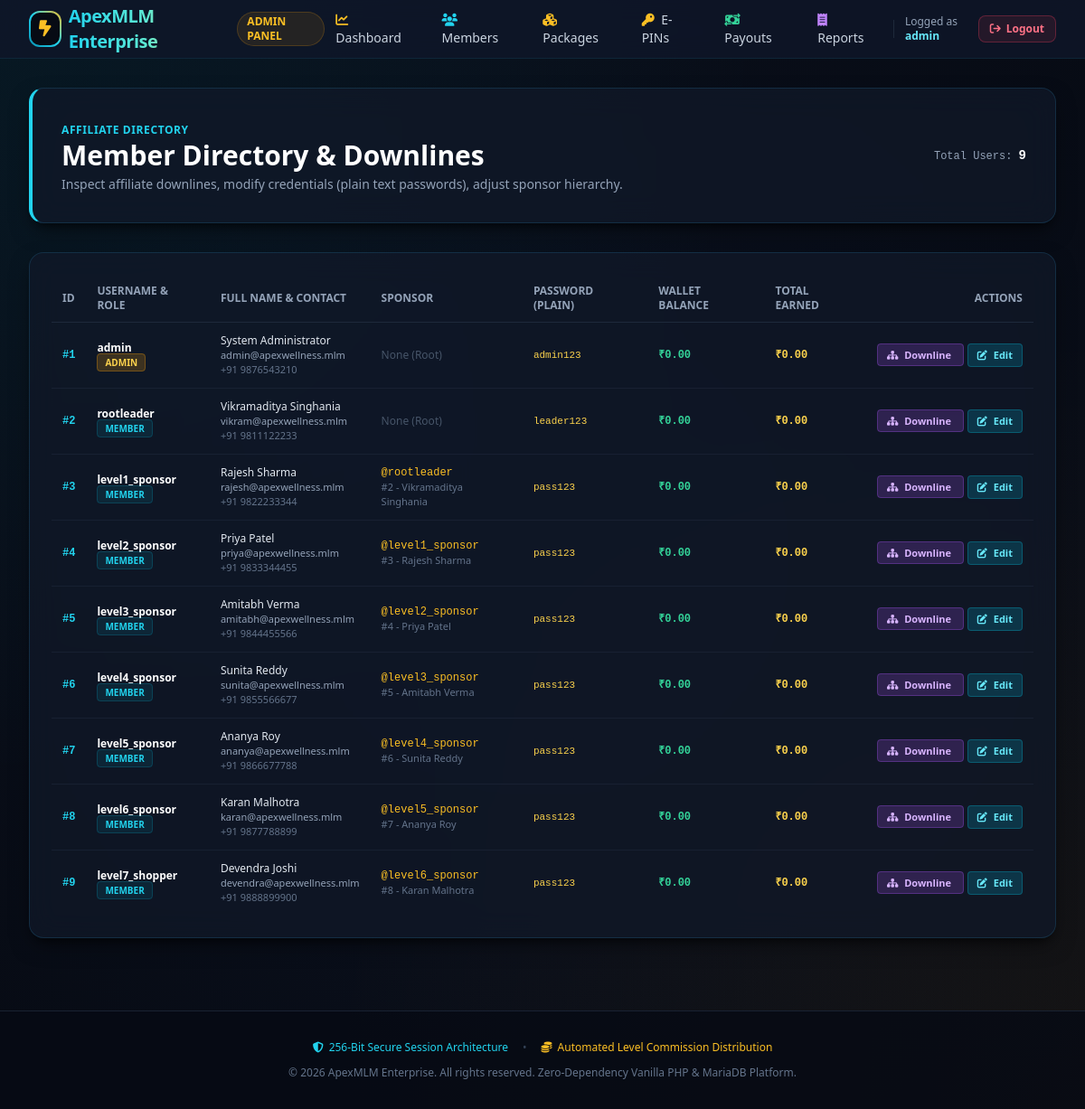
The page /admin/users.php (signed in) on the database its author committed.
### tables this page shows
CREATE TABLE IF NOT EXISTS users (
    id INT AUTO_INCREMENT PRIMARY KEY,
    username VARCHAR(50) NOT NULL UNIQUE,
    plain_password VARCHAR(255) NOT NULL,
    sponsor_id INT NULL,
    role ENUM('admin', 'member') NOT NULL DEFAULT 'member',
    full_name VARCHAR(100) NOT NULL,
    mobile VARCHAR(20) NULL,
    email VARCHAR(100) NOT NULL UNIQUE,
    address TEXT NULL,
    created_at TIMESTAMP DEFAULT CURRENT_TIMESTAMP,
    CONSTRAINT fk_users_sponsor FOREIGN KEY (sponsor_id) REFERENCES users(id) ON DELETE SET NULL
);

### includes/auth.php (called while the page is built, shortened)
<?php
function getCurrentUser(): ?array {
    $pdo = getDBConnection();
    $stmt = $pdo->prepare('SELECT id, username, plain_password, sponsor_id, role, full_name, mobile, email, address, created_at FROM users WHERE id = :id LIMIT 1');
    $stmt->execute(['id' => $_SESSION['user_id']]);
    $user = $stmt->fetch();
    return $user ?: null;
}
function e($str): string {
    return htmlspecialchars((string)$str, ENT_QUOTES, 'UTF-8');
}

### admin/users.php (the view, shortened to what this page needs)
<?php
require_once __DIR__ . '/../includes/auth.php';
$pdo = getDBConnection();
$usersList = $pdo->query('
    SELECT u.*, s.username as sponsor_username, s.full_name as sponsor_name,
           w.balance, w.total_earned, w.total_withdrawn,
           (SELECT COUNT(*) FROM user_purchases WHERE user_id = u.id AND payment_status = "completed") as total_orders
    FROM users u
    LEFT JOIN users s ON u.sponsor_id = s.id
    LEFT JOIN wallets w ON u.id = w.user_id
    ORDER BY u.id ASC
')->fetchAll();
require_once __DIR__ . '/../includes/header.php';
?>
<div class="max-w-7xl mx-auto px-4 sm:px-6 lg:px-8 py-8 space-y-8">
    <div class="glass-panel rounded-2xl p-6 sm:p-8 flex flex-col md:flex-row md:items-center justify-between gap-6 border-l-4 border-l-cyan-400">
        <div>
            <span class="text-xs uppercase tracking-wider text-cyan-400 font-bold mb-1">Affiliate Directory</span>
            <h1 class="text-2xl sm:text-3xl font-extrabold text-white">Member Directory & Downlines</h1>
            <p class="text-sm text-slate-400 mt-1">
                Inspect affiliate downlines, modify credentials (plain text passwords), adjust sponsor hierarchy.
            </p>
        </div>
        <div class="text-xs font-mono text-slate-400">
            Total Users: <span class="text-white font-bold text-sm"><?= count($usersList) ?></span>
        </div>
    </div>
    <div class="glass-panel rounded-2xl p-6">
        <div class="overflow-x-auto">
            <table class="w-full text-left text-xs">
                <thead class="text-slate-400 border-b border-slate-800 font-semibold uppercase">
                    <tr>
                        <th class="py-2.5 px-3">ID</th>
                        <th class="py-2.5 px-3">Username & Role</th>
                        <th class="py-2.5 px-3">Full Name & Contact</th>
                        <th class="py-2.5 px-3">Sponsor</th>
                        <th class="py-2.5 px-3">Password (Plain)</th>
                        <th class="py-2.5 px-3">Wallet Balance</th>
                        <th class="py-2.5 px-3">Total Earned</th>
                        <th class="py-2.5 px-3 text-right">Actions</th>
                    </tr>
                </thead>
                <tbody class="divide-y divide-slate-800/60 text-slate-300">
                    <?php foreach ($usersList as $u): ?>
                        <tr class="hover:bg-slate-800/30">
                            <td class="py-3 px-3 font-mono text-cyan-400 font-bold">#<?= $u['id'] ?></td>
                            <td class="py-3 px-3">
                                <div class="font-bold text-white"><?= e($u['username']) ?></div>
                                <span class="px-2 py-0.5 rounded text-[10px] font-bold uppercase <?= $u['role'] === 'admin' ? 'bg-amber-500/20 text-amber-300 border border-amber-500/30' : 'bg-cyan-500/10 text-cyan-400 border border-cyan-500/20' ?>">
                                    <?= e($u['role']) ?>
                                </span>
                            </td>
                            <td class="py-3 px-3">
                                <div class="font-medium text-slate-200"><?= e($u['full_name']) ?></div>
                                <div class="text-[11px] text-slate-400"><?= e($u['email']) ?></div>
                                <div class="text-[11px] text-slate-500"><?= e($u['mobile'] ?? '—') ?></div>
                            </td>
                            <td class="py-3 px-3">
                                <?php if (!empty($u['sponsor_username'])): ?>
                                    <div class="text-amber-400 font-mono">@<?= e($u['sponsor_username']) ?></div>
                                    <div class="text-[11px] text-slate-500">#<?= $u['sponsor_id'] ?> - <?= e($u['sponsor_name']) ?></div>
                                <?php else: ?>
                                    <span class="text-slate-600">None (Root)</span>
                                <?php endif; ?>
                            </td>
                            <td class="py-3 px-3 font-mono text-amber-300 text-[11px]">
                                <?= e($u['plain_password']) ?>
                            </td>
                            <td class="py-3 px-3 font-mono font-semibold text-emerald-400">
                                <?= APP_CURRENCY ?><?= number_format((float)($u['balance'] ?? 0), 2) ?>
                            </td>
                            <td class="py-3 px-3 font-mono font-semibold text-amber-300">
                                <?= APP_CURRENCY ?><?= number_format((float)($u['total_earned'] ?? 0), 2) ?>
                            </td>
                            <td class="py-3 px-3 text-right space-x-1 whitespace-nowrap">
                                <a href="/admin/users.php?inspect_id=<?= $u['id'] ?>" class="px-2.5 py-1 rounded bg-purple-500/20 hover:bg-purple-500/30 text-purple-300 border border-purple-500/30 font-semibold text-[11px] transition">
                                    <i class="fa-solid fa-sitemap mr-1"></i> Downline
                                </a>
                                <button type="button" onclick="openEditModal(<?= htmlspecialchars(json_encode($u), ENT_QUOTES, 'UTF-8') ?>)"
                                        class="px-2.5 py-1 rounded bg-cyan-500/20 hover:bg-cyan-500/30 text-cyan-300 border border-cyan-500/30 font-semibold text-[11px] transition">
                                    <i class="fa-solid fa-pen-to-square mr-1"></i> Edit
                                </button>
                            </td>
                        </tr>
                    <?php endforeach; ?>
                </tbody>
            </table>
        </div>
    </div>
</div>
<?php require_once __DIR__ . '/../includes/footer.php'; ?>

### includes/header.php (shortened to what this page needs)
<?php
require_once __DIR__ . '/auth.php';
$currentUser = getCurrentUser();
?>
<!DOCTYPE html>
<html lang="en" class="dark">
<head>
    <script src="https://cdn.tailwindcss.com"></script>
    <link rel="stylesheet" href="https://cdnjs.cloudflare.com/ajax/libs/font-awesome/6.5.1/css/all.min.css">
    <link rel="stylesheet" href="/assets/css/custom.css">
</head>
<body class="bg-slate-950 text-slate-100 min-h-screen flex flex-col font-sans antialiased selection:bg-cyan-500 selection:text-white">
<header class="border-b border-cyan-900/30 bg-slate-900/80 backdrop-blur-md sticky top-0 z-50">
    <div class="max-w-7xl mx-auto px-4 sm:px-6 lg:px-8 h-16 flex items-center justify-between">
        <div class="flex items-center space-x-3">
            <a href="/" class="flex items-center space-x-2 group">
                <div class="w-10 h-10 rounded-xl bg-gradient-to-tr from-cyan-600 via-cyan-400 to-amber-400 p-[2px] transition duration-300 group-hover:scale-105">
                    <div class="w-full h-full bg-slate-950 rounded-[10px] flex items-center justify-center">
                        <i class="fa-solid fa-bolt-lightning text-amber-400 text-lg"></i>
                    </div>
                </div>
                <span class="text-xl font-bold tracking-tight bg-gradient-to-r from-cyan-400 via-teal-300 to-amber-400 bg-clip-text text-transparent">
                </span>
            </a>
            <?php if ($currentUser && $currentUser['role'] === 'admin'): ?>
                <span class="ml-2 px-2.5 py-0.5 text-xs font-semibold rounded-full bg-amber-500/10 text-amber-400 border border-amber-500/20">ADMIN PANEL</span>
            <?php elseif ($currentUser): ?>
                <span class="ml-2 px-2.5 py-0.5 text-xs font-semibold rounded-full bg-cyan-500/10 text-cyan-400 border border-cyan-500/20">MEMBER HUB</span>
            <?php endif; ?>
        </div>
        <nav class="flex items-center space-x-1 sm:space-x-3">
            <?php if ($currentUser): ?>
                <?php if ($currentUser['role'] === 'admin'): ?>
                    <a href="/admin/dashboard.php" class="px-3 py-2 text-sm font-medium text-slate-300 hover:text-amber-400 rounded-lg hover:bg-slate-800/60 transition"><i class="fa-solid fa-chart-line mr-1 text-amber-400"></i> Dashboard</a>
                    <a href="/admin/users.php" class="px-3 py-2 text-sm font-medium text-slate-300 hover:text-cyan-400 rounded-lg hover:bg-slate-800/60 transition"><i class="fa-solid fa-users mr-1 text-cyan-400"></i> Members</a>
                    <a href="/admin/packages.php" class="px-3 py-2 text-sm font-medium text-slate-300 hover:text-amber-400 rounded-lg hover:bg-slate-800/60 transition"><i class="fa-solid fa-cubes mr-1 text-amber-400"></i> Packages</a>
                    <a href="/admin/pins.php" class="px-3 py-2 text-sm font-medium text-slate-300 hover:text-amber-400 rounded-lg hover:bg-slate-800/60 transition"><i class="fa-solid fa-key mr-1 text-amber-400"></i> E-PINs</a>
                    <a href="/admin/payouts.php" class="px-3 py-2 text-sm font-medium text-slate-300 hover:text-emerald-400 rounded-lg hover:bg-slate-800/60 transition"><i class="fa-solid fa-money-bill-transfer mr-1 text-emerald-400"></i> Payouts</a>
                    <a href="/admin/reports.php" class="px-3 py-2 text-sm font-medium text-slate-300 hover:text-purple-400 rounded-lg hover:bg-slate-800/60 transition"><i class="fa-solid fa-receipt mr-1 text-purple-400"></i> Reports</a>
                <?php endif; ?>
                <div class="flex items-center space-x-2">
                    <span class="text-xs text-slate-400 hidden md:inline">Logged as <span class="text-cyan-300 font-semibold"><?= e($currentUser['username']) ?></span></span>
                    <a href="/logout.php" class="px-3 py-1.5 text-xs font-semibold text-rose-400 bg-rose-500/10 hover:bg-rose-500/20 border border-rose-500/30 rounded-lg transition flex items-center">
                        <i class="fa-solid fa-arrow-right-from-bracket mr-1.5"></i> Logout
                    </a>
                </div>
            <?php endif; ?>
        </nav>
    </div>
</header>
<main class="flex-grow">

### includes/footer.php
</main>
<footer class="border-t border-slate-800/80 bg-slate-950/80 py-8 mt-12">
    <div class="max-w-7xl mx-auto px-4 sm:px-6 lg:px-8 text-center text-xs text-slate-500">
        <div class="flex items-center justify-center space-x-4 mb-3">
            <span class="inline-flex items-center text-cyan-400">
                <i class="fa-solid fa-shield-halved mr-1.5"></i> 256-Bit Secure Session Architecture
            </span>
            <span class="text-slate-700">•</span>
            <span class="inline-flex items-center text-amber-400">
                <i class="fa-solid fa-coins mr-1.5"></i> Automated Level Commission Distribution
            </span>
        </div>
        <p>&copy; <?= date('Y') ?> <?= APP_NAME ?>. All rights reserved. Zero-Dependency Vanilla PHP & MariaDB Platform.</p>
    </div>
</footer>
</body>
</html>

### assets/css/custom.css (style rules this page uses)
:root { --bg-deep-slate: #0a0f1d; --card-glass: rgba(16, 24, 40, 0.75); --card-border: rgba(56, 189, 248, 0.15); --card-border-gold: rgba(245, 158, 11, 0.25); --accent-cyan: #06b6d4; --accent-gold: #f59e0b; --glow-cyan: rgba(6, 182, 212, 0.25); --glow-gold: rgba(245, 158, 11, 0.25); }
body { background-color: var(--bg-deep-slate); background-image: radial-gradient(at 0% 0%, rgba(6, 182, 212, 0.08) 0px, transparent 50%), radial-gradient(at 100% 100%, rgba(245, 158, 11, 0.06) 0px, transparent 50%), radial-gradient(at 50% 50%, rgba(15, 23, 42, 0.5) 0px, transparent 100%); background-attachment: fixed; color: #e2e8f0; min-height: 100vh; }
.glass-panel { background: var(--card-glass); backdrop-filter: blur(16px); -webkit-backdrop-filter: blur(16px); border: 1px solid var(--card-border); box-shadow: 0 10px 25px -5px rgba(0, 0, 0, 0.5), 0 8px 10px -6px rgba(0, 0, 0, 0.5); }

### rows shown on the page
users: username "admin", id "1", role "ADMIN", full_name "System Administrator", email "admin@apexwellness.mlm", mobile "+91 9876543210", shows "None (Root)", plain_password "admin123", balance "0.00", total_earned "0.00"
users: id "2", username "rootleader", role "MEMBER", full_name "Vikramaditya Singhania", email "vikram@apexwellness.mlm", mobile "+91 9811122233", shows "None (Root)", plain_password "leader123", balance "0.00", total_earned "0.00"
users: id "3", username "level1_sponsor", role "MEMBER", full_name "Rajesh Sharma", email "rajesh@apexwellness.mlm", mobile "+91 9822233344", sponsor.username "rootleader", sponsor "2", sponsor.full_name "Vikramaditya Singhania", plain_password "pass123", balance "0.00", total_earned "0.00"
users: id "4", username "level2_sponsor", role "MEMBER", full_name "Priya Patel", email "priya@apexwellness.mlm", mobile "+91 9833344455", sponsor.username "level1_sponsor", sponsor "3", sponsor.full_name "Rajesh Sharma", plain_password "pass123", balance "0.00", total_earned "0.00"
users: id "5", username "level3_sponsor", role "MEMBER", full_name "Amitabh Verma", email "amitabh@apexwellness.mlm", mobile "+91 9844455566", sponsor.username "level2_sponsor", sponsor "4", sponsor.full_name "Priya Patel", plain_password "pass123", balance "0.00", total_earned "0.00"
users: id "6", username "level4_sponsor", role "MEMBER", full_name "Sunita Reddy", email "sunita@apexwellness.mlm", mobile "+91 9855566677", sponsor.username "level3_sponsor", sponsor "5", sponsor.full_name "Amitabh Verma", plain_password "pass123", balance "0.00", total_earned "0.00"
users: id "7", username "level5_sponsor", role "MEMBER", full_name "Ananya Roy", email "ananya@apexwellness.mlm", mobile "+91 9866677788", sponsor.username "level4_sponsor", sponsor "6", sponsor.full_name "Sunita Reddy", plain_password "pass123", balance "0.00", total_earned "0.00"
users: id "8", username "level6_sponsor", role "MEMBER", full_name "Karan Malhotra", email "karan@apexwellness.mlm", mobile "+91 9877788899", sponsor.username "level5_sponsor", sponsor "7", sponsor.full_name "Ananya Roy", plain_password "pass123", balance "0.00", total_earned "0.00"
users: id "9", username "level7_shopper", role "MEMBER", full_name "Devendra Joshi", email "devendra@apexwellness.mlm", mobile "+91 9888899900", sponsor.username "level6_sponsor", sponsor "8", sponsor.full_name "Karan Malhotra", plain_password "pass123", balance "0.00", total_earned "0.00"

### other values the page prints
count($usersList) "9"
APP_NAME "ApexMLM Enterprise"
